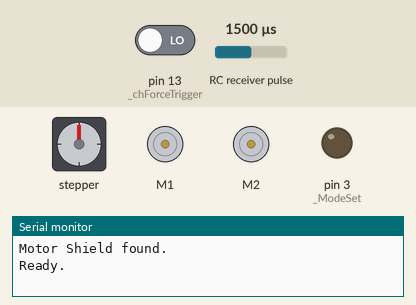
Recording of a sketch running on a simulated Arduino Uno, built with avr-gcc and run on an emulated ATmega328P. Shown: stepper motor, 2 × DC motor (green arrow = forward, orange = backward, longer = faster), output pins drawn as LEDs (lit = HIGH), the last lines printed to the serial monitor. Wiring (inferred from the names in the program): RC receiver channel: data pin 2; stepper motor (200 steps per turn assumed): coils pin 4, pin 5, pin 6, pin 7. Inputs (shaded band) come from the test bench; at power-on: RC receiver pulse 1500 µs, pin 13 (_chForceTrigger) LOW. Pins used as bus, display or sensor lines are not drawn.

Above: at 1.2 s.
1.3 s: RC receiver pulse (sensor on pin 2) set to 1493 µs
At 5.6 s:
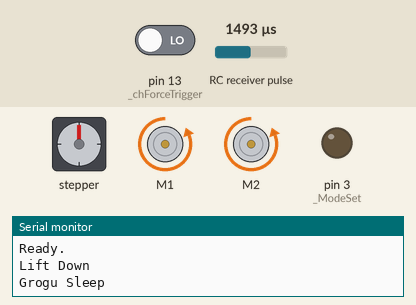
5.8 s: RC receiver pulse (sensor on pin 2) set to 1500 µs
At 11.6 s:
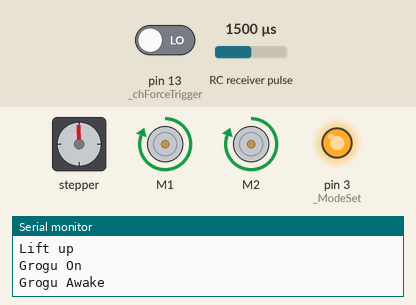
16.9 s: RC receiver pulse (sensor on pin 2) set to 1020 µs
At 17.4 s:
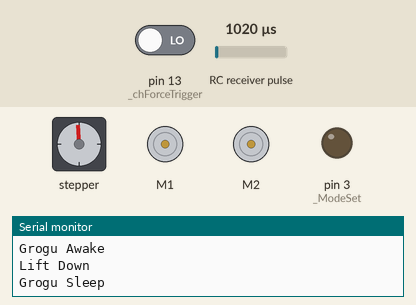
Timing chart, 0 to 19.5 s (numbered marks = the images above; inputs shaded):
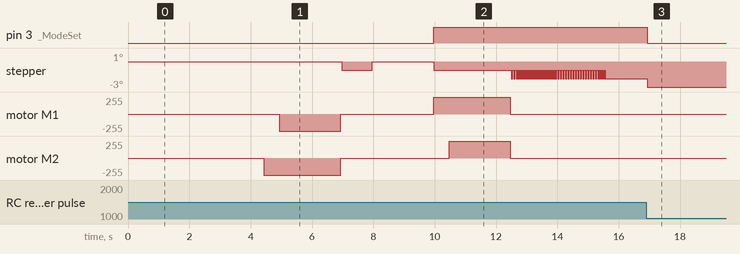

The sketch:

MouseDroid_Lift2.ino
```cpp
/************************************************************************
  Mouse Droid Lift Control v2
  by Bithead942

  Board:  Arduino Uno + Adafruit Motor Shield 2.3 + External Microstep driver

  Controls Lift mechanism for MSE-6 Mouse Droid

  Pins:
  SDA- I2C Motor Control (A4)
  SLC- I2C Motro Control (A5)

   0 - Serial TX
   1 - Serial RX
   2 - RC Channel for Lift trigger
   3 - Sound Card Pin to Trigger Mode Set
   4 - Grogu force move trigger
   5 - Grogu power on/off
   6 - Grogu sleep/wake
   7 - Stepper Motor 1 Frequency Adjust
   8 - Stepper Motor 1 Direction (Up/down)
   9 - Stepper Motor 1 Enable (On/Off)
   10 - Stepper Motor 2 Frequency Adjust
   11 - Stepper Motor 2 Direction (Up/down)
   12 - Stepper Motor 2 Enable (On/Off)
   13 - Sound Card Pin to Tirgger Force

*************************************************************************/
#include <Wire.h>
#include <Adafruit_MotorShield.h>

// Pin Assignments //
#define _chLiftTrigger 2   // RC Channel for Lift trigger
#define _ModeSet 3         // Sound Card Pin to Trigger Mode Set
#define _ForceTrigger 4    // Grogu force move trigger
#define _GroguPower 5      // Grogu power on/off
#define _GroguWake 6       // Grogu sleep/wake
#define _Step1Freq 7       // Stepper Motor 1 Frequency Adjust
#define _Step1Dir 8        // Stepper Motor 1 Direction (Up/down)
#define _Step1Enable 9     // Stepper Motor 1 Enable (On/Off)
#define _Step2Freq 10      // Stepper Motor 2 Frequency Adjust
#define _Step2Dir 11       // Stepper Motor 2 Direction (Up/down)
#define _Step2Enable 12    // Stepper Motor 2 Enable (On/Off)
#define _chForceTrigger 13 //DIO (from Sound board) for Force Trigger

// Create the motor shield object with the default I2C address
Adafruit_MotorShield AFMS = Adafruit_MotorShield();

// M1 = Front Motor
Adafruit_DCMotor *FrontMotor = AFMS.getMotor(1);
// M2 = Rear Motor
Adafruit_DCMotor *BackMotor = AFMS.getMotor(2);

int LastLift = 0;
uint8_t ForceVal = 0;

void setup() {
  pinMode(_chLiftTrigger, INPUT);   //RC channel for Lift Trigger
  pinMode(_ModeSet, OUTPUT);        //DIO for Mode

  pinMode(_ForceTrigger, OUTPUT);   // Grogu force move trigger
  pinMode(_GroguPower, OUTPUT);     // Grogu power on/off
  pinMode(_GroguWake, OUTPUT);     // Grogu sleep/wake

  pinMode(_Step1Freq, OUTPUT);      //1 freq
  pinMode(_Step1Dir, OUTPUT);       //1 dir
  pinMode(_Step1Enable, OUTPUT);    //1 enable
  pinMode(_Step2Freq, OUTPUT);      //2 freq
  pinMode(_Step2Dir, OUTPUT);       //2 dir
  pinMode(_Step2Enable, OUTPUT);    //2 enable

  pinMode(_chForceTrigger, INPUT);  // DIO for Force Trigger

  digitalWrite(_ModeSet, LOW);
  LastLift = 0;
  while (LastLift == 0)
  {
  LastLift = pulseIn(_chLiftTrigger, HIGH, 25000); // RC channel for Mode
  delay(10);
  }
  //delay(40);   // required or will read next as 0

  // initialize Serial ports
  Serial.begin(9600);

  if (!AFMS.begin()) {         // create with the default frequency 1.6KHz
    Serial.println("Could not find Motor Shield. Check wiring.");
    //  while (1);
  }
  Serial.println("Motor Shield found.");

  // Set the speed to start, from 0 (off) to 255 (max speed)
  FrontMotor->setSpeed(255);
  FrontMotor->run(FORWARD);
  // turn on motor
  FrontMotor->run(RELEASE);

  // Set the speed to start, from 0 (off) to 255 (max speed)
  BackMotor->setSpeed(255);
  BackMotor->run(FORWARD);
  // turn on motor
  BackMotor->run(RELEASE);

  Serial.println("Ready.");
}

void loop() {

  int LiftTrigger = 0;
  while (LiftTrigger == 0)
  {
    LiftTrigger = pulseIn(_chLiftTrigger, HIGH, 25000); // RC channel for Lift Trigger
    delay(10);
  }
  //delay(40);   // required or will read next as 0

  if (LiftTrigger > 1500 && LastLift <= 1500)             //Lift is down, needs to come up
  {
    Serial.println("Lift up");
    GroguOn();
    LiftUp();
    LastLift = LiftTrigger;
  }
  if (LiftTrigger <= 1500 && LastLift > 1500)             //Lift is up, needs to come down
  {
    Serial.println("Lift Down");
    GroguSleep();
    LiftDown();
    GroguOff();
    LastLift = LiftTrigger;
  }

  ForceVal = digitalRead(_chForceTrigger);
  if (LastLift > 1500 && ForceVal == HIGH)        //Lift is up, trigger random animation
  {
    ActivateForce();
    delay(500);   //avoid dup
  }

  /*Serial.print("LiftTrigger: ");
    Serial.print(LiftTrigger);
    Serial.print(", ");
    Serial.print("LastLift: ");
    Serial.print(LastLift);
    Serial.print(", ");
    Serial.print("Mode: ");
    Serial.print(digitalRead(_ModeSet));
    Serial.print(", ");
    Serial.print("ForceVal: ");
    Serial.print(ForceVal);
    Serial.println(); */
  delay(10);
}

/*********************************
   Lift Up
 *********************************/
void LiftUp()
{
  digitalWrite(_ModeSet, HIGH);      //Mando Mode
  //Raise Front Lid
  FrontMotor->run(FORWARD);
  delay(500);

  //Raise Back Lid
  BackMotor->run(FORWARD);
  delay(2000);
  FrontMotor->run(RELEASE);
  BackMotor->run(RELEASE);

  //Raise Platform
  digitalWrite(_Step1Enable, LOW);   //1 enable
  digitalWrite(_Step1Dir, HIGH);     //1 up
  digitalWrite(_Step2Enable, LOW);   //2 enable
  digitalWrite(_Step2Dir, HIGH);     //2 up
  freqout(1100, 3100);               //supported frequencies:  0 - 1500

  digitalWrite(_Step1Enable, HIGH);  //1 disable
  digitalWrite(_Step2Enable, HIGH);  //2 disable
}

/*********************************
   Lift Down
 *********************************/
void LiftDown()
{
  digitalWrite(_ModeSet, LOW);       //Mouse Mode
  //Lower Platform
  digitalWrite(_Step1Enable, LOW);   //1 enable
  digitalWrite(_Step1Dir, LOW);      //1 down
  digitalWrite(_Step2Enable, LOW);   //2 enable
  digitalWrite(_Step2Dir, LOW);      //2 down
  freqout(1100, 3100);               //supported frequencies:  0 - 1500

  digitalWrite(_Step1Enable, HIGH);  //1 disable
  digitalWrite(_Step2Enable, HIGH);  //2 disable

  //Lower Back Lid
  BackMotor->run(BACKWARD);
  delay(500);

  //Lower Front Lid
  FrontMotor->run(BACKWARD);
  delay(2000);
  FrontMotor->run(RELEASE);
  BackMotor->run(RELEASE);
}

/*********************************
   Frequency Out
 *********************************/
void freqout(int freq, int t)                 // pin, freq in hz, t in ms
{
  int hperiod;                                //calculate 1/2 period in us
  long cycles, i;
  pinMode(_Step1Freq, OUTPUT);                // turn on output pin
  pinMode(_Step2Freq, OUTPUT);

  hperiod = (500000 / freq) - 7;              // subtract 7 us to make up for digitalWrite overhead

  cycles = ((long)freq * (long)t) / 1000;     // calculate cycles
  // Serial.print(freq);
  // Serial.print((char)9);                   // ascii 9 is tab - you have to coerce it to a char to work
  // Serial.print(hperiod);
  // Serial.print((char)9);
  // Serial.println(cycles);

  for (i = 0; i <= cycles; i++) {             // play note for t ms
    digitalWrite(_Step1Freq, HIGH);
    digitalWrite(_Step2Freq, HIGH);
    delayMicroseconds(hperiod);
    digitalWrite(_Step1Freq, LOW);
    digitalWrite(_Step2Freq, LOW);
    delayMicroseconds(hperiod - 1);          // - 1 to make up for digitaWrite overhead
  }
  pinMode(_Step1Freq, INPUT);                // shut off pin to avoid noise from other operations
  pinMode(_Step2Freq, INPUT);
}

/*********************************
   Activate Force
 *********************************/
void ActivateForce()
{
  for (int i = 0; i < 3; i++)
  {
    digitalWrite(_ForceTrigger, HIGH);
    delay(100);
    digitalWrite(_ForceTrigger, LOW);
    delay(200);
  }
  Serial.println("Activate");
}

/*********************************
   Grogu On
 *********************************/
void GroguOn()
{
  digitalWrite(_GroguPower, HIGH);
  Serial.println("Grogu On");
  delay(1000);
  digitalWrite(_GroguWake, HIGH);
  delay(2000);
  digitalWrite(_GroguWake, LOW);
  Serial.println("Grogu Awake");
}

/*********************************
   Grogu Sleep
 *********************************/
void GroguSleep()
{

  digitalWrite(_GroguWake, HIGH);
  Serial.println("Grogu Sleep");

}

/*********************************
   Grogu Off
 *********************************/
void GroguOff()
{

  digitalWrite(_GroguPower, LOW);
  digitalWrite(_GroguWake, LOW);
  Serial.println("Grogu Off");

}
```

Measured:
- the behaviour switches between 1500 and 1499 µs on RC receiver pulse (sensor on pin 2) (found by bisection; images 0 and 1)
- after the input at 1.3 s, motor M1: stopped → backward 255/255 after 3.6 s; motor M2: stopped → backward 255/255 after 3.1 s
- after the input at 5.8 s, pin 3 (_ModeSet): LOW → HIGH after 4.2 s
